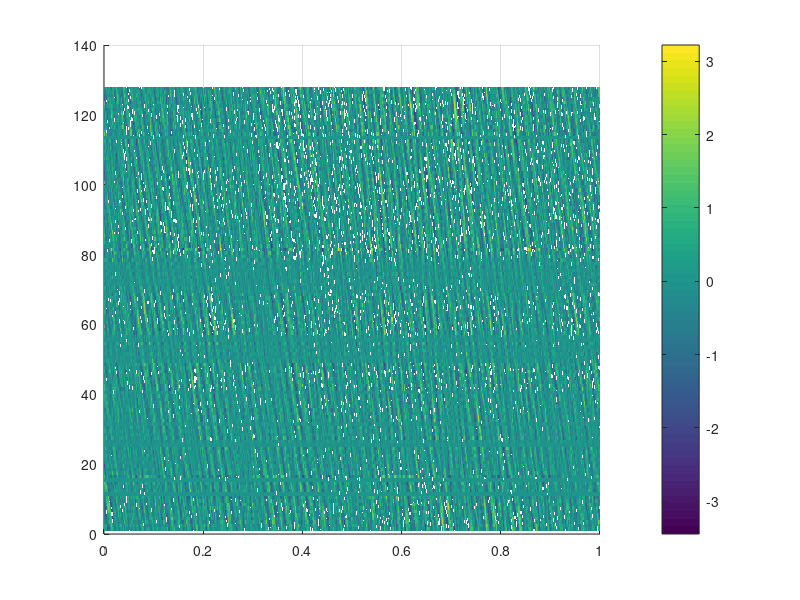
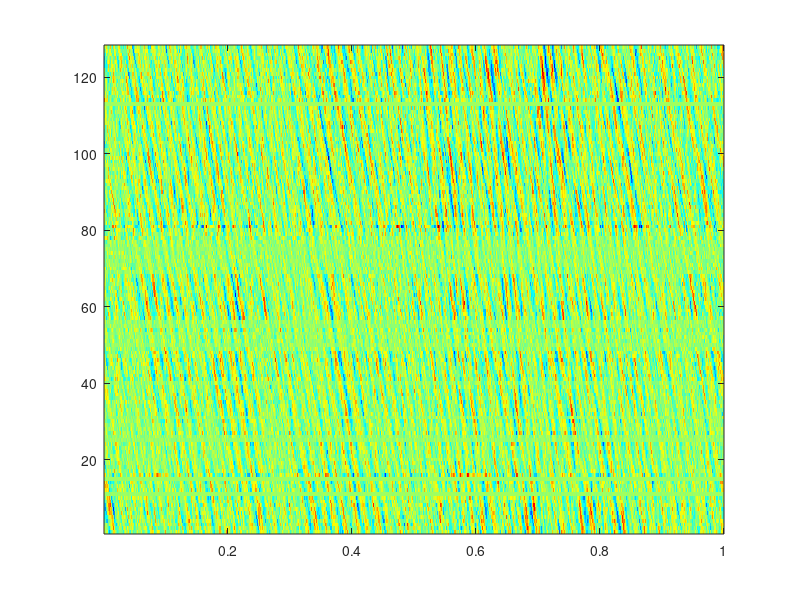

MATLAB code for these plots, in order:
%% Assignment 4: Advanced Aircraft Noise
% By: Elisabeth and Joshua

clear;

load('hydrophonedata_AE4463P.mat')

%% Start Script 

c = 1500;
fs = 6000;
s_mic = 2;

% plot(y1(1,:))


figure();
%[X,Y] = meshgrid(1:0.5:10,1:20);
[X,Y] = meshgrid(1/6000:1/6000:1,1:128);
surf(X,Y,y1,'EdgeColor' ,'none')
view([0 90])
colorbar

figure();
imagesc(1/6000:1/6000:1,1:128,y1); 
colormap jet; 
axis xy;
